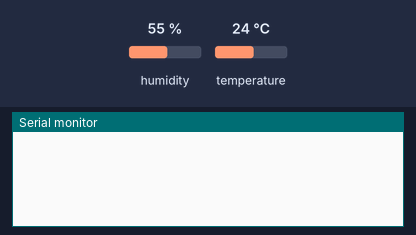
The sketch below on a simulated Arduino Uno, built with avr-gcc and run on an emulated ATmega328P. Parts: the last lines printed to the serial monitor. The inputs (shaded band) are chosen by the test bench; at power-on: humidity 55 %, temperature 24 °C.

Above: at 1.3 s.
1.4 s: humidity set to 22 %
At 3.6 s:
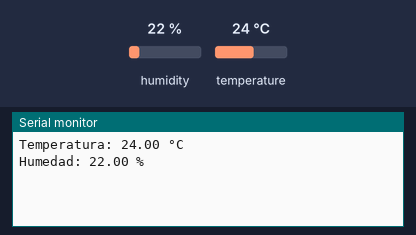
4.4 s: temperature set to 12 °C
At 7.1 s:
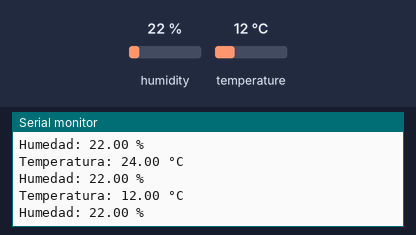
7.4 s: humidity set to 40 %
At 9.6 s:
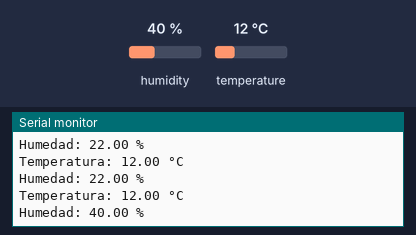

Measured:
- after the input at 1.4 s, the serial monitor: prints a new line after 0.75 s (image 1)
- after the input at 4.4 s, the serial monitor: prints a new line after 1.8 s (image 2)
- after the input at 7.4 s, the serial monitor: prints a new line after 0.82 s (image 3)

The sketch:

practica8.ino
```cpp
#include "DHT.h"

#define pinDHT 2
#define DHTTYPE DHT11

DHT sensor(pinDHT, DHTTYPE);

float temp, hum;

void setup() {
  // put your setup code here, to run once:
  Serial.begin(9600);

  sensor.begin();
  delay(100);
}

void loop() {
  // put your main code here, to run repeatedly:
  delay(2000);
  temp = sensor.readTemperature();
  hum = sensor.readHumidity();
  Serial.print("Temperatura: ");
  Serial.print(temp);
  Serial.println(" °C");
  Serial.print("Humedad: ");
  Serial.print(hum);
  Serial.println(" %");
}
```
